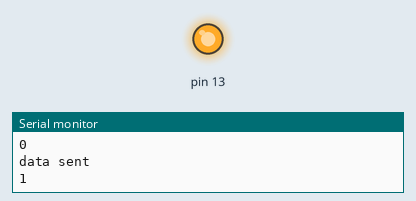
Recording of a sketch running on a simulated Arduino Uno, built with avr-gcc and run on an emulated ATmega328P. Parts: output pins drawn as LEDs (lit = HIGH), the last lines printed to the serial monitor. No radio packets arrive unless stated.

Above: at 1.7 s.
At 5.2 s:
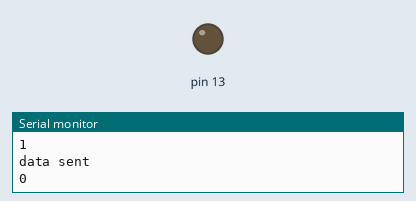
Timing chart, 0 to 7.6 s (numbered marks = the images above):
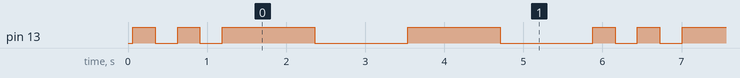

The sketch:

sender_lib.ino
```cpp
#include <RH_ASK.h>
#include <SPI.h>

RH_ASK rf_driver;

#define n_pin_data_transmit 12 // connect sender pin to digital 12
void setup()
{
    Serial.begin(9600);

    rf_driver.init();
    pinMode(13, OUTPUT);

}
int n_idx = 0;
void f_send(
    int n
){
    const char *s_msg = "0";
    if(n > 0){
        s_msg = "1";
    }
    rf_driver.send((uint8_t *)s_msg, strlen(s_msg));
    rf_driver.waitPacketSent();
    Serial.println("data sent");
    Serial.println(s_msg);

    digitalWrite(13, n);
}
void loop()
{

    f_send(1);
    delay(222);
    f_send(0);
    delay(222);
    f_send(1);
    delay(222);
    f_send(0);
    delay(222);

    f_send(1);
    delay(1111);
    f_send(0);
    delay(1111);
    f_send(1);
    delay(1111);
    f_send(0);
    delay(1111);


}
```

Measured:
- by itself, pin 13: repeats every 5.8 s: LOW 0.28 s, HIGH 0.28 s, LOW 0.28 s, 2 × (HIGH 1.2 s, LOW 1.2 s), HIGH 0.28 s
- by itself, everything shown: repeats every 5.8 s, in 8 steps
